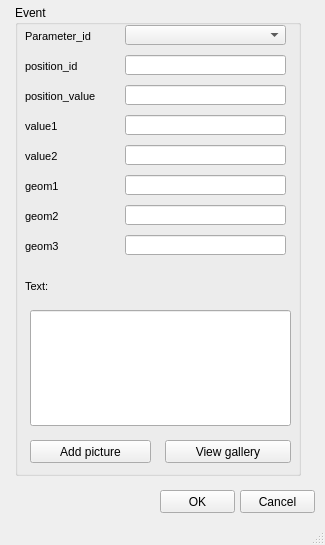
<?xml version="1.0" encoding="UTF-8"?>
<ui version="4.0">
 <class>MainWindow</class>
 <widget class="QMainWindow" name="MainWindow">
  <property name="geometry">
   <rect>
    <x>0</x>
    <y>0</y>
    <width>325</width>
    <height>545</height>
   </rect>
  </property>
  <property name="windowTitle">
   <string>MainWindow</string>
  </property>
  <widget class="QWidget" name="centralwidget">
   <widget class="QPushButton" name="pushButton_2">
    <property name="geometry">
     <rect>
      <x>160</x>
      <y>490</y>
      <width>75</width>
      <height>23</height>
     </rect>
    </property>
    <property name="text">
     <string>OK</string>
    </property>
   </widget>
   <widget class="QPushButton" name="pushButton_3">
    <property name="geometry">
     <rect>
      <x>240</x>
      <y>490</y>
      <width>75</width>
      <height>23</height>
     </rect>
    </property>
    <property name="text">
     <string>Cancel</string>
    </property>
   </widget>
   <widget class="QGroupBox" name="groupBox">
    <property name="geometry">
     <rect>
      <x>15</x>
      <y>5</y>
      <width>286</width>
      <height>471</height>
     </rect>
    </property>
    <property name="title">
     <string>Event</string>
    </property>
    <widget class="QLabel" name="label_node_type">
     <property name="geometry">
      <rect>
       <x>10</x>
       <y>20</y>
       <width>90</width>
       <height>22</height>
      </rect>
     </property>
     <property name="font">
      <font>
       <pointsize>8</pointsize>
       <weight>50</weight>
       <bold>false</bold>
      </font>
     </property>
     <property name="frameShape">
      <enum>QFrame::NoFrame</enum>
     </property>
     <property name="frameShadow">
      <enum>QFrame::Plain</enum>
     </property>
     <property name="text">
      <string>Parameter_id</string>
     </property>
     <property name="textFormat">
      <enum>Qt::AutoText</enum>
     </property>
     <property name="scaledContents">
      <bool>false</bool>
     </property>
     <property name="alignment">
      <set>Qt::AlignLeading|Qt::AlignLeft|Qt::AlignVCenter</set>
     </property>
     <property name="margin">
      <number>3</number>
     </property>
    </widget>
    <widget class="QLineEdit" name="flexunion_code_2">
     <property name="geometry">
      <rect>
       <x>110</x>
       <y>50</y>
       <width>161</width>
       <height>20</height>
      </rect>
     </property>
     <property name="frame">
      <bool>true</bool>
     </property>
    </widget>
    <widget class="QLabel" name="label_node_type_2">
     <property name="geometry">
      <rect>
       <x>10</x>
       <y>110</y>
       <width>90</width>
       <height>22</height>
      </rect>
     </property>
     <property name="font">
      <font>
       <pointsize>8</pointsize>
       <weight>50</weight>
       <bold>false</bold>
      </font>
     </property>
     <property name="frameShape">
      <enum>QFrame::NoFrame</enum>
     </property>
     <property name="frameShadow">
      <enum>QFrame::Plain</enum>
     </property>
     <property name="text">
      <string>value1</string>
     </property>
     <property name="textFormat">
      <enum>Qt::AutoText</enum>
     </property>
     <property name="scaledContents">
      <bool>false</bool>
     </property>
     <property name="alignment">
      <set>Qt::AlignLeading|Qt::AlignLeft|Qt::AlignVCenter</set>
     </property>
     <property name="margin">
      <number>3</number>
     </property>
    </widget>
    <widget class="QLabel" name="label_flexunion_code">
     <property name="geometry">
      <rect>
       <x>10</x>
       <y>140</y>
       <width>101</width>
       <height>22</height>
      </rect>
     </property>
     <property name="font">
      <font>
       <pointsize>8</pointsize>
      </font>
     </property>
     <property name="frameShape">
      <enum>QFrame::NoFrame</enum>
     </property>
     <property name="frameShadow">
      <enum>QFrame::Plain</enum>
     </property>
     <property name="text">
      <string>value2</string>
     </property>
     <property name="textFormat">
      <enum>Qt::AutoText</enum>
     </property>
     <property name="scaledContents">
      <bool>false</bool>
     </property>
     <property name="alignment">
      <set>Qt::AlignLeading|Qt::AlignLeft|Qt::AlignVCenter</set>
     </property>
     <property name="margin">
      <number>3</number>
     </property>
    </widget>
    <widget class="QComboBox" name="node_type">
     <property name="geometry">
      <rect>
       <x>110</x>
       <y>20</y>
       <width>161</width>
       <height>20</height>
      </rect>
     </property>
    </widget>
    <widget class="QLineEdit" name="flexunion_code">
     <property name="geometry">
      <rect>
       <x>110</x>
       <y>140</y>
       <width>161</width>
       <height>20</height>
      </rect>
     </property>
     <property name="frame">
      <bool>true</bool>
     </property>
    </widget>
    <widget class="QLabel" name="label_flexunion_code_2">
     <property name="geometry">
      <rect>
       <x>10</x>
       <y>50</y>
       <width>101</width>
       <height>22</height>
      </rect>
     </property>
     <property name="font">
      <font>
       <pointsize>8</pointsize>
      </font>
     </property>
     <property name="frameShape">
      <enum>QFrame::NoFrame</enum>
     </property>
     <property name="frameShadow">
      <enum>QFrame::Plain</enum>
     </property>
     <property name="text">
      <string>position_id</string>
     </property>
     <property name="textFormat">
      <enum>Qt::AutoText</enum>
     </property>
     <property name="scaledContents">
      <bool>false</bool>
     </property>
     <property name="alignment">
      <set>Qt::AlignLeading|Qt::AlignLeft|Qt::AlignVCenter</set>
     </property>
     <property name="margin">
      <number>3</number>
     </property>
    </widget>
    <widget class="QLineEdit" name="flexunion_code_3">
     <property name="geometry">
      <rect>
       <x>110</x>
       <y>110</y>
       <width>161</width>
       <height>20</height>
      </rect>
     </property>
     <property name="frame">
      <bool>true</bool>
     </property>
    </widget>
    <widget class="QLabel" name="label_flexunion_code_3">
     <property name="geometry">
      <rect>
       <x>10</x>
       <y>80</y>
       <width>101</width>
       <height>22</height>
      </rect>
     </property>
     <property name="font">
      <font>
       <pointsize>8</pointsize>
      </font>
     </property>
     <property name="frameShape">
      <enum>QFrame::NoFrame</enum>
     </property>
     <property name="frameShadow">
      <enum>QFrame::Plain</enum>
     </property>
     <property name="text">
      <string>position_value</string>
     </property>
     <property name="textFormat">
      <enum>Qt::AutoText</enum>
     </property>
     <property name="scaledContents">
      <bool>false</bool>
     </property>
     <property name="alignment">
      <set>Qt::AlignLeading|Qt::AlignLeft|Qt::AlignVCenter</set>
     </property>
     <property name="margin">
      <number>3</number>
     </property>
    </widget>
    <widget class="QLineEdit" name="flexunion_code_4">
     <property name="geometry">
      <rect>
       <x>110</x>
       <y>80</y>
       <width>161</width>
       <height>20</height>
      </rect>
     </property>
     <property name="frame">
      <bool>true</bool>
     </property>
    </widget>
    <widget class="QLabel" name="label_flexunion_code_4">
     <property name="geometry">
      <rect>
       <x>10</x>
       <y>170</y>
       <width>101</width>
       <height>22</height>
      </rect>
     </property>
     <property name="font">
      <font>
       <pointsize>8</pointsize>
      </font>
     </property>
     <property name="frameShape">
      <enum>QFrame::NoFrame</enum>
     </property>
     <property name="frameShadow">
      <enum>QFrame::Plain</enum>
     </property>
     <property name="text">
      <string>geom1</string>
     </property>
     <property name="textFormat">
      <enum>Qt::AutoText</enum>
     </property>
     <property name="scaledContents">
      <bool>false</bool>
     </property>
     <property name="alignment">
      <set>Qt::AlignLeading|Qt::AlignLeft|Qt::AlignVCenter</set>
     </property>
     <property name="margin">
      <number>3</number>
     </property>
    </widget>
    <widget class="QLineEdit" name="flexunion_code_5">
     <property name="geometry">
      <rect>
       <x>110</x>
       <y>170</y>
       <width>161</width>
       <height>20</height>
      </rect>
     </property>
     <property name="frame">
      <bool>true</bool>
     </property>
    </widget>
    <widget class="QLabel" name="label_flexunion_code_5">
     <property name="geometry">
      <rect>
       <x>10</x>
       <y>200</y>
       <width>101</width>
       <height>22</height>
      </rect>
     </property>
     <property name="font">
      <font>
       <pointsize>8</pointsize>
      </font>
     </property>
     <property name="frameShape">
      <enum>QFrame::NoFrame</enum>
     </property>
     <property name="frameShadow">
      <enum>QFrame::Plain</enum>
     </property>
     <property name="text">
      <string>geom2</string>
     </property>
     <property name="textFormat">
      <enum>Qt::AutoText</enum>
     </property>
     <property name="scaledContents">
      <bool>false</bool>
     </property>
     <property name="alignment">
      <set>Qt::AlignLeading|Qt::AlignLeft|Qt::AlignVCenter</set>
     </property>
     <property name="margin">
      <number>3</number>
     </property>
    </widget>
    <widget class="QLineEdit" name="flexunion_code_6">
     <property name="geometry">
      <rect>
       <x>110</x>
       <y>200</y>
       <width>161</width>
       <height>20</height>
      </rect>
     </property>
     <property name="frame">
      <bool>true</bool>
     </property>
    </widget>
    <widget class="QLineEdit" name="flexunion_code_7">
     <property name="geometry">
      <rect>
       <x>110</x>
       <y>230</y>
       <width>161</width>
       <height>20</height>
      </rect>
     </property>
     <property name="text">
      <string/>
     </property>
     <property name="frame">
      <bool>true</bool>
     </property>
    </widget>
    <widget class="QLabel" name="label_flexunion_code_6">
     <property name="geometry">
      <rect>
       <x>10</x>
       <y>230</y>
       <width>101</width>
       <height>22</height>
      </rect>
     </property>
     <property name="font">
      <font>
       <pointsize>8</pointsize>
      </font>
     </property>
     <property name="frameShape">
      <enum>QFrame::NoFrame</enum>
     </property>
     <property name="frameShadow">
      <enum>QFrame::Plain</enum>
     </property>
     <property name="text">
      <string>geom3</string>
     </property>
     <property name="textFormat">
      <enum>Qt::AutoText</enum>
     </property>
     <property name="scaledContents">
      <bool>false</bool>
     </property>
     <property name="alignment">
      <set>Qt::AlignLeading|Qt::AlignLeft|Qt::AlignVCenter</set>
     </property>
     <property name="margin">
      <number>3</number>
     </property>
    </widget>
    <widget class="QLabel" name="label_flexunion_code_7">
     <property name="geometry">
      <rect>
       <x>10</x>
       <y>270</y>
       <width>101</width>
       <height>22</height>
      </rect>
     </property>
     <property name="font">
      <font>
       <pointsize>8</pointsize>
      </font>
     </property>
     <property name="frameShape">
      <enum>QFrame::NoFrame</enum>
     </property>
     <property name="frameShadow">
      <enum>QFrame::Plain</enum>
     </property>
     <property name="text">
      <string>Text:</string>
     </property>
     <property name="textFormat">
      <enum>Qt::AutoText</enum>
     </property>
     <property name="scaledContents">
      <bool>false</bool>
     </property>
     <property name="alignment">
      <set>Qt::AlignLeading|Qt::AlignLeft|Qt::AlignVCenter</set>
     </property>
     <property name="margin">
      <number>3</number>
     </property>
    </widget>
    <widget class="QPushButton" name="pushButton_4">
     <property name="geometry">
      <rect>
       <x>15</x>
       <y>435</y>
       <width>121</width>
       <height>23</height>
      </rect>
     </property>
     <property name="text">
      <string>Add picture</string>
     </property>
    </widget>
    <widget class="QPushButton" name="pushButton_5">
     <property name="geometry">
      <rect>
       <x>150</x>
       <y>435</y>
       <width>126</width>
       <height>23</height>
      </rect>
     </property>
     <property name="text">
      <string>View gallery</string>
     </property>
    </widget>
   </widget>
   <widget class="QLineEdit" name="flexunion_code_8">
    <property name="geometry">
     <rect>
      <x>30</x>
      <y>310</y>
      <width>261</width>
      <height>116</height>
     </rect>
    </property>
    <property name="text">
     <string/>
    </property>
    <property name="frame">
     <bool>true</bool>
    </property>
   </widget>
  </widget>
  <widget class="QStatusBar" name="statusbar"/>
 </widget>
 <resources/>
 <connections/>
</ui>
